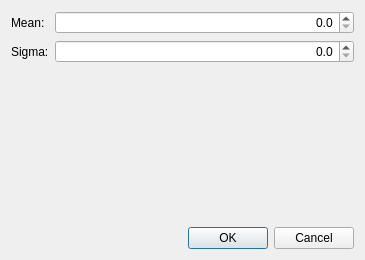
<?xml version="1.0" encoding="UTF-8"?>
<ui version="4.0">
 <class>SignalValueDialog</class>
 <widget class="QDialog" name="SignalValueDialog">
  <property name="geometry">
   <rect>
    <x>0</x>
    <y>0</y>
    <width>365</width>
    <height>260</height>
   </rect>
  </property>
  <property name="minimumSize">
   <size>
    <width>250</width>
    <height>150</height>
   </size>
  </property>
  <property name="windowTitle">
   <string>Mean and Sigma Values</string>
  </property>
  <property name="modal">
   <bool>true</bool>
  </property>
  <layout class="QGridLayout" name="gridLayout">
   <item row="0" column="0">
    <widget class="QLabel" name="label">
     <property name="sizePolicy">
      <sizepolicy hsizetype="Preferred" vsizetype="Preferred">
       <horstretch>0</horstretch>
       <verstretch>0</verstretch>
      </sizepolicy>
     </property>
     <property name="text">
      <string>Mean:</string>
     </property>
    </widget>
   </item>
   <item row="1" column="0">
    <widget class="QLabel" name="label_2">
     <property name="sizePolicy">
      <sizepolicy hsizetype="Preferred" vsizetype="Preferred">
       <horstretch>0</horstretch>
       <verstretch>0</verstretch>
      </sizepolicy>
     </property>
     <property name="text">
      <string>Sigma:</string>
     </property>
    </widget>
   </item>
   <item row="1" column="1">
    <widget class="QDoubleSpinBox" name="sigmaSpinBox">
     <property name="sizePolicy">
      <sizepolicy hsizetype="Expanding" vsizetype="Fixed">
       <horstretch>0</horstretch>
       <verstretch>0</verstretch>
      </sizepolicy>
     </property>
     <property name="alignment">
      <set>Qt::AlignRight|Qt::AlignTrailing|Qt::AlignVCenter</set>
     </property>
     <property name="decimals">
      <number>1</number>
     </property>
     <property name="maximum">
      <double>4095.000000000000000</double>
     </property>
    </widget>
   </item>
   <item row="3" column="0" colspan="2">
    <widget class="QDialogButtonBox" name="buttonBox">
     <property name="orientation">
      <enum>Qt::Horizontal</enum>
     </property>
     <property name="standardButtons">
      <set>QDialogButtonBox::Cancel|QDialogButtonBox::Ok</set>
     </property>
    </widget>
   </item>
   <item row="0" column="1">
    <widget class="QDoubleSpinBox" name="meanSpinBox">
     <property name="sizePolicy">
      <sizepolicy hsizetype="Expanding" vsizetype="Fixed">
       <horstretch>0</horstretch>
       <verstretch>0</verstretch>
      </sizepolicy>
     </property>
     <property name="alignment">
      <set>Qt::AlignRight|Qt::AlignTrailing|Qt::AlignVCenter</set>
     </property>
     <property name="decimals">
      <number>1</number>
     </property>
     <property name="maximum">
      <double>4095.000000000000000</double>
     </property>
    </widget>
   </item>
   <item row="2" column="0" colspan="2">
    <spacer name="verticalSpacer">
     <property name="orientation">
      <enum>Qt::Vertical</enum>
     </property>
     <property name="sizeHint" stdset="0">
      <size>
       <width>20</width>
       <height>40</height>
      </size>
     </property>
    </spacer>
   </item>
  </layout>
 </widget>
 <resources/>
 <connections>
  <connection>
   <sender>buttonBox</sender>
   <signal>accepted()</signal>
   <receiver>SignalValueDialog</receiver>
   <slot>accept()</slot>
   <hints>
    <hint type="sourcelabel">
     <x>227</x>
     <y>224</y>
    </hint>
    <hint type="destinationlabel">
     <x>157</x>
     <y>149</y>
    </hint>
   </hints>
  </connection>
  <connection>
   <sender>buttonBox</sender>
   <signal>rejected()</signal>
   <receiver>SignalValueDialog</receiver>
   <slot>reject()</slot>
   <hints>
    <hint type="sourcelabel">
     <x>240</x>
     <y>224</y>
    </hint>
    <hint type="destinationlabel">
     <x>249</x>
     <y>149</y>
    </hint>
   </hints>
  </connection>
 </connections>
</ui>
